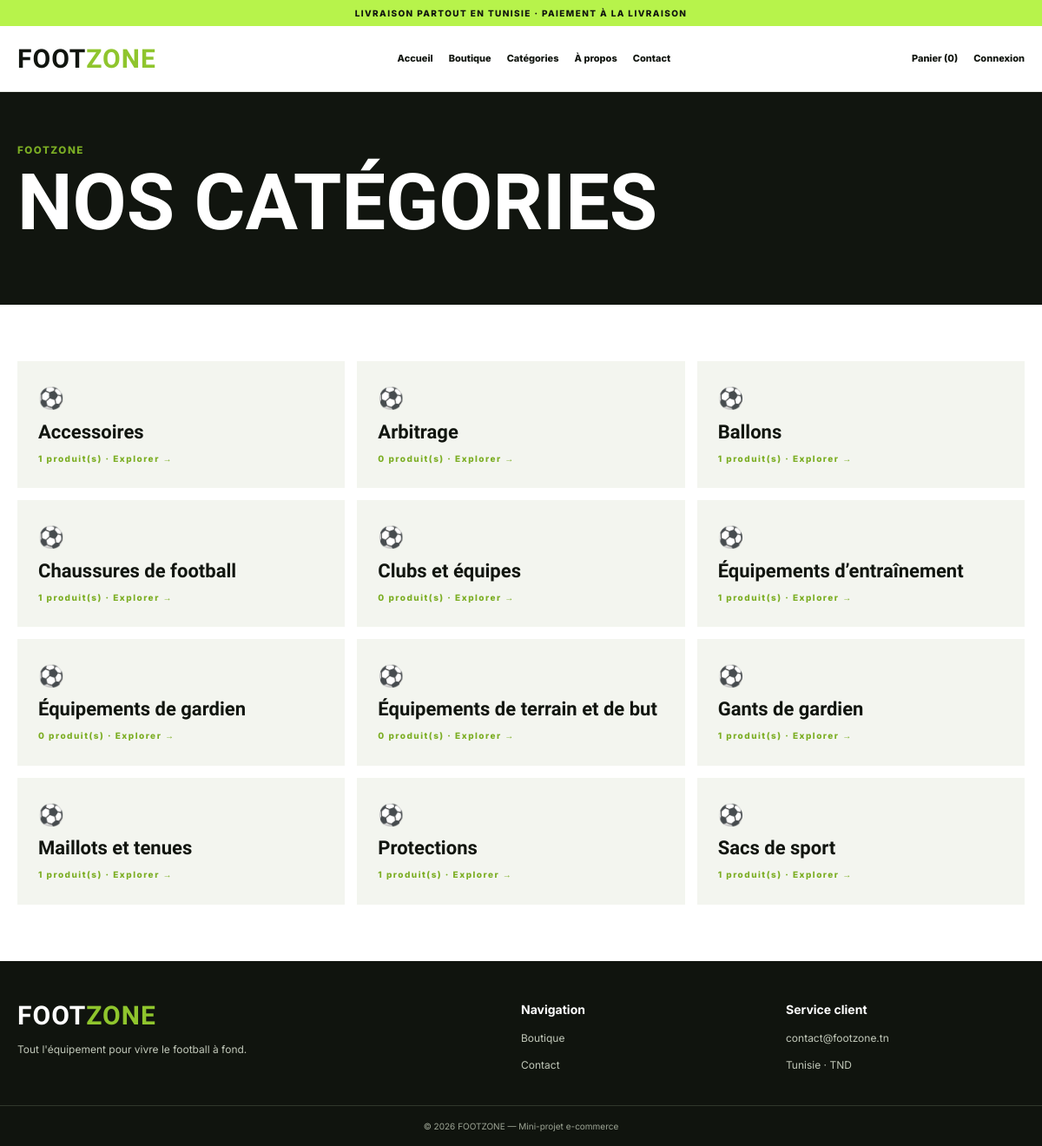
/categories.php, run on the app's committed database.
### tables this page shows
CREATE TABLE categories(id INT UNSIGNED AUTO_INCREMENT PRIMARY KEY,name VARCHAR(100) NOT NULL,slug VARCHAR(120) NOT NULL UNIQUE,description TEXT,image VARCHAR(255),created_at TIMESTAMP DEFAULT CURRENT_TIMESTAMP);

### includes/functions.php (called while the page is built, shortened)
<?php
function e($v){return htmlspecialchars((string)($v??''),ENT_QUOTES,'UTF-8');}

### categories.php (the view)
<?php require 'includes/functions.php';$title='Catégories';$base='';$cats=$pdo->query("SELECT c.*,COUNT(p.id) total FROM categories c LEFT JOIN products p ON p.category_id=c.id AND p.status='active' GROUP BY c.id ORDER BY c.name")->fetchAll();require 'includes/header.php';?><section class="banner"><div class="container"><small>FOOTZONE</small><h1>NOS CATÉGORIES</h1></div></section><section class="container section"><div class="cats"><?php foreach($cats as $c):?><a class="cat" href="shop.php?category=<?=(int)$c['id']?>"><b>⚽</b><h3><?=e($c['name'])?></h3><small><?=(int)$c['total']?> produit(s) · Explorer →</small></a><?php endforeach?></div></section><?php require 'includes/footer.php';?>

### assets/css/style.css (style rules this page uses)
:root { --g:#b7f34b;--ink:#11150f;--paper:#f3f5ef;--muted:#777 }
* { box-sizing:border-box }
body { margin:0;color:var(--ink);font:14px Inter,Arial,sans-serif;line-height:1.6 }
a { color:inherit;text-decoration:none }
.container { width:min(1160px,calc(100% - 36px));margin:auto }
.hero h1,.banner h1 { font:800 clamp(52px,8vw,90px)/.9 'Barlow Condensed';margin:10px 0 22px }
.eyebrow,small { letter-spacing:1.5px;font-weight:800;color:#7cae24 }
.section { padding:65px 0 }
.cats { display:grid;grid-template-columns:repeat(3,1fr);gap:14px }
.cat { padding:24px;background:var(--paper);min-height:140px }
.cat b { font-size:24px }
.cat h3 { font:700 22px 'Barlow Condensed';margin:6px 0 }
.cat small { font-size:10px }
.banner { background:var(--ink);color:white;padding:55px 0 }

### data on the page
categories: name "Accessoires", total "1"
categories: name "Arbitrage", total "0"
categories: name "Ballons", total "1"
categories: name "Chaussures de football", total "1"
categories: name "Clubs et équipes", total "0"
categories: name "Équipements d’entraînement", total "1"
categories: name "Équipements de gardien", total "0"
categories: name "Équipements de terrain et de but", total "0"
categories: name "Gants de gardien", total "1"
categories: name "Maillots et tenues", total "1"
categories: name "Protections", total "1"
categories: name "Sacs de sport", total "1"

### other printed values
cart_count() "0"
